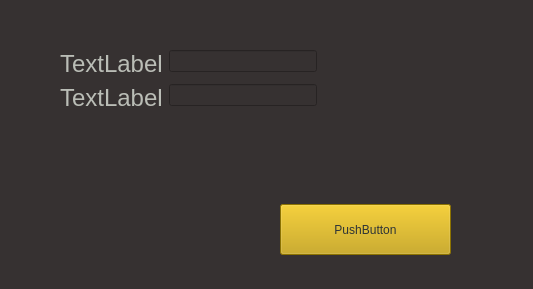
<?xml version="1.0" encoding="UTF-8"?>
<ui version="4.0">
 <class>Form</class>
 <widget class="QWidget" name="Form">
  <property name="geometry">
   <rect>
    <x>0</x>
    <y>0</y>
    <width>533</width>
    <height>289</height>
   </rect>
  </property>
  <property name="windowTitle">
   <string>Form</string>
  </property>
  <property name="styleSheet">
   <string notr="true">QLabel {
	font-size : 24px;
	width : 10px;
	color: rgb(186, 189, 182);
	background-color: rgba(0, 0, 0, 150);
}

QWidget{
	background-color : rgb(54, 49, 49);
}

QPushButton{
	background-color: rgb(196, 160, 0);
	color: rgb(46, 52, 54);
	image : url(atom-icon.png);
}</string>
  </property>
  <widget class="QPushButton" name="pushButton">
   <property name="geometry">
    <rect>
     <x>280</x>
     <y>204</y>
     <width>171</width>
     <height>51</height>
    </rect>
   </property>
   <property name="styleSheet">
    <string notr="true"/>
   </property>
   <property name="text">
    <string>PushButton</string>
   </property>
  </widget>
  <widget class="QWidget" name="">
   <property name="geometry">
    <rect>
     <x>60</x>
     <y>50</y>
     <width>257</width>
     <height>64</height>
    </rect>
   </property>
   <layout class="QFormLayout" name="formLayout">
    <item row="0" column="0">
     <widget class="QLabel" name="label">
      <property name="text">
       <string>TextLabel</string>
      </property>
     </widget>
    </item>
    <item row="0" column="1">
     <widget class="QLineEdit" name="lineEdit"/>
    </item>
    <item row="1" column="0">
     <widget class="QLabel" name="label_2">
      <property name="text">
       <string>TextLabel</string>
      </property>
     </widget>
    </item>
    <item row="1" column="1">
     <widget class="QLineEdit" name="lineEdit_2"/>
    </item>
   </layout>
  </widget>
 </widget>
 <resources/>
 <connections/>
</ui>
